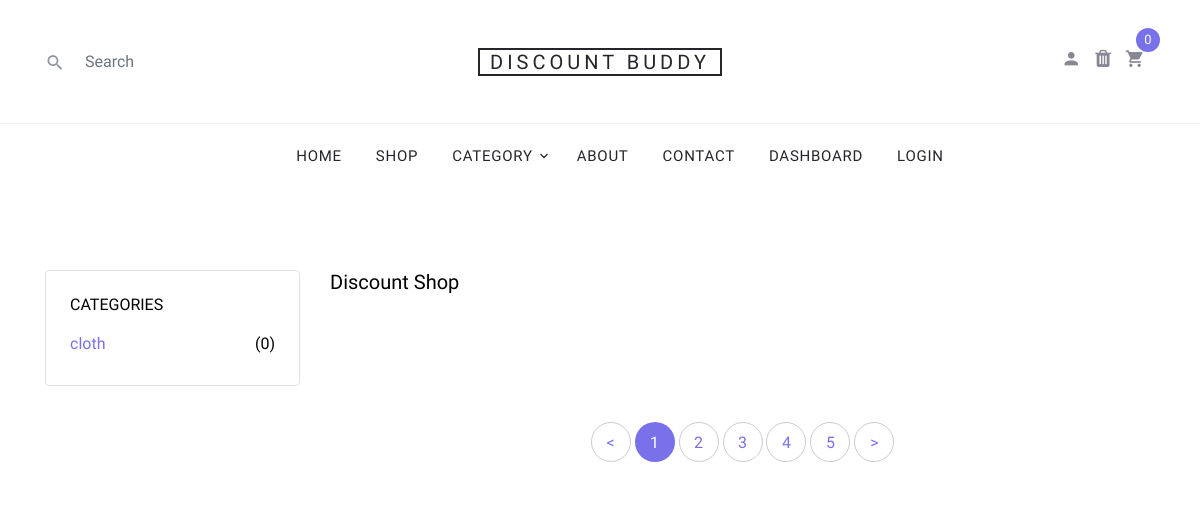
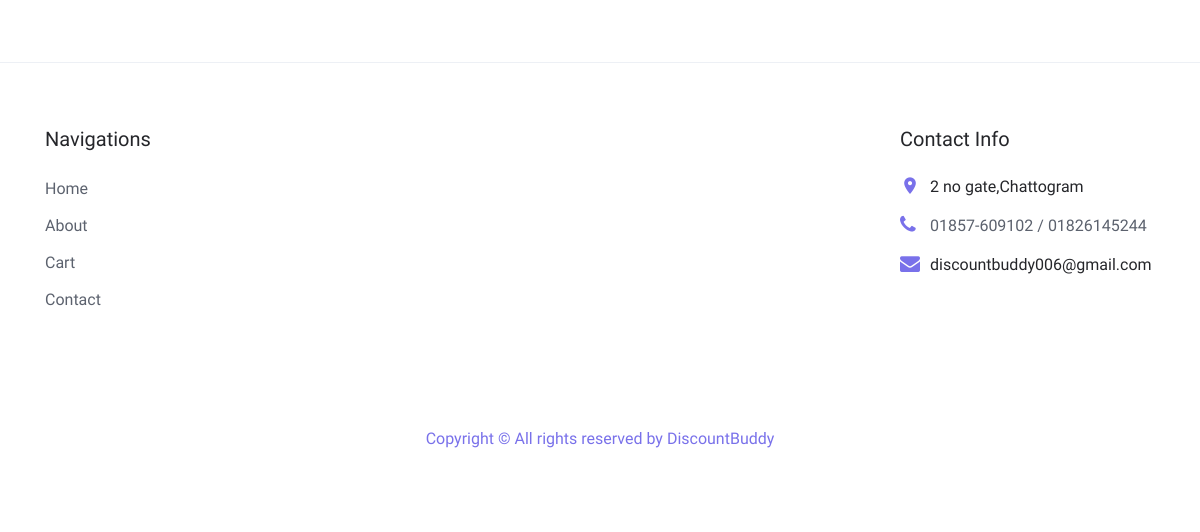
The page /shop on the database as committed earlier (2 pictures, top to bottom).
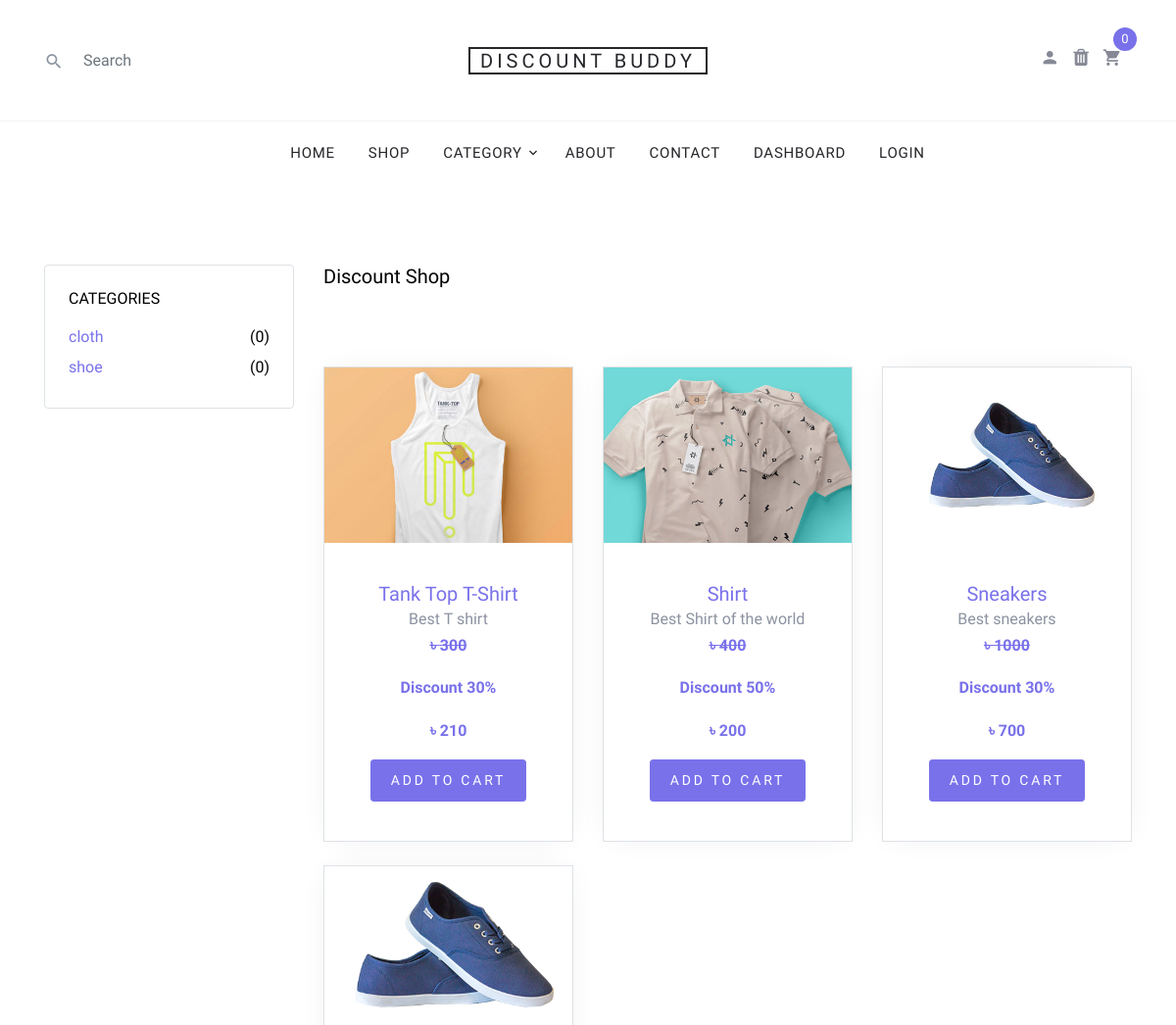
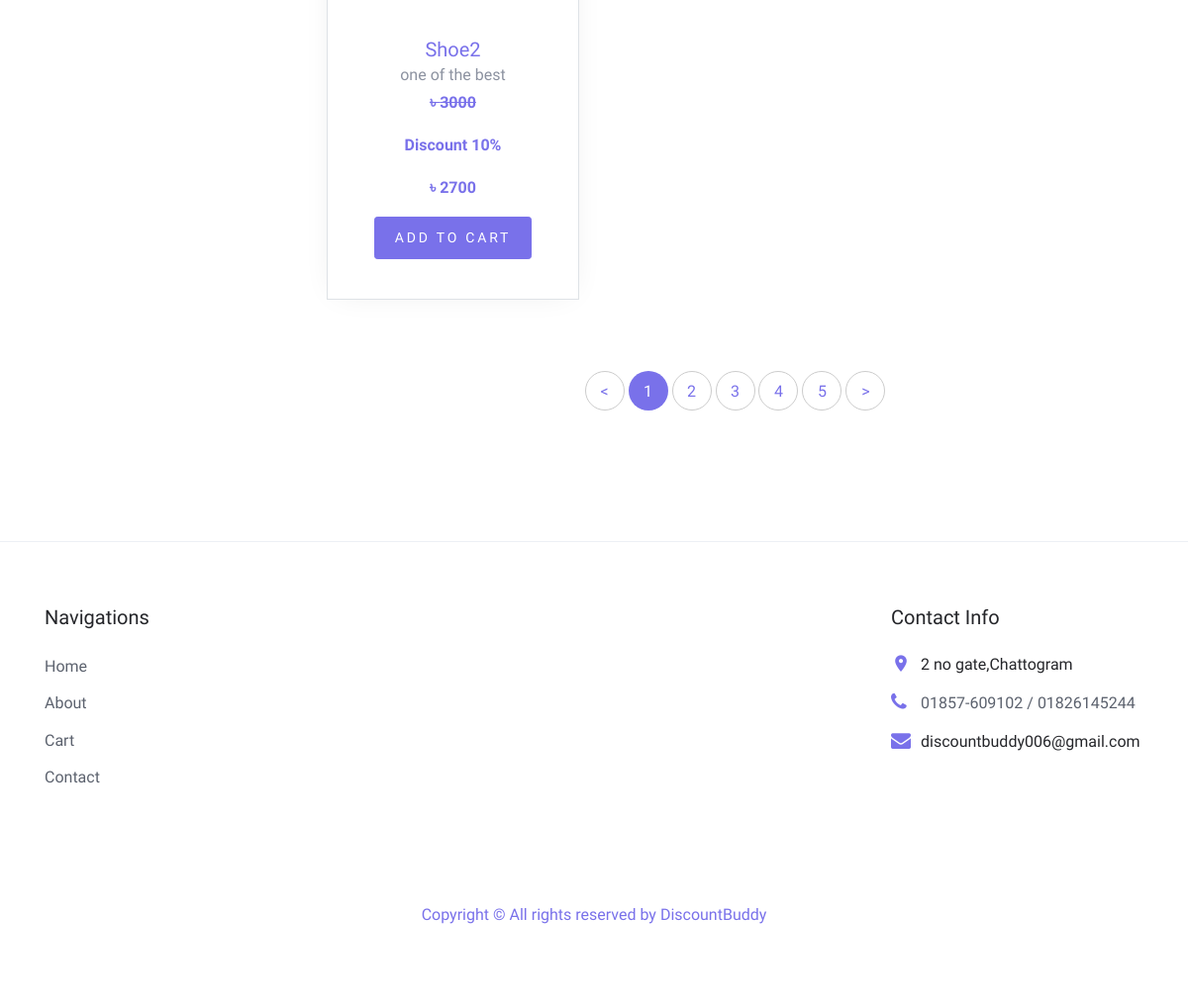
The same page on the database as committed later (2 pictures, top to bottom).
### ecommerce/models.py (models this page shows, shortened)
class Category(models.Model):
    category=models.CharField(max_length=200)
    category_image=models.ImageField(upload_to='static/ecommerce/images')
    def __str__(self):
        return self.category

class Product(models.Model):
    title=models.CharField(max_length=200)
    category=models.ForeignKey(Category,models.CASCADE)
    brand=models.ForeignKey(Brand,models.CASCADE)
    tagline=models.CharField(max_length=100)
    description=models.TextField()
    image=models.ImageField(upload_to='static/ecommerce/images')
    price=models.IntegerField()
    discount=models.IntegerField()
    discount_price=models.IntegerField()
    date=models.DateField()

### ecommerce/views.py (the view)
# urls.py: path("shop",views.shop,name="shop"),
def shop(request, **kwargs):
    products=Product.objects.all()
    categories=Category.objects.all()
    return render(request,"ecommerce/shop.html",{
        "products":products,
        "categories":categories,
    })

### templates/ecommerce/shop.html (shortened to what this page needs)
{% extends "ecommerce/base.html" %}
{% block body %}
{% load static %}
<div class="site-section">
    <div class="container">
        <div class="row mb-5">
            <div class="col-md-9 order-2">
                <div class="row">
                    <div class="col-md-12 mb-5">
                        <div class="float-md-left mb-4">
                            <h2 class="text-black h5">Discount Shop</h2>
                        </div>
                    </div>
                </div>
                <div class="row mb-5" id="shop">
                    {% for product in products %}
                    <div class="col-sm-6 col-lg-4 mb-4" data-aos="fade-up">
                        <div class="block-4 text-center border">
                            <figure class="block-4-image">
                                <a href="product_details/{{product.id}}/{{product.title}}"><img src="{{ product.image }}"
                                        alt="Image placeholder" class="img-fluid"></a>
                            </figure>
                            <div class="block-4-text p-4">
                                <h3><a href="product_details/{{product.id}}/{{product.title}}">{{ product.title }}</a></h3>
                                <p class="mb-0">{{ product.tagline }}</p>
                                <p class="text-primary font-weight-bold"><s>৳ {{product.price}}</s></p>
                                <p class="text-primary font-weight-bold">Discount {{product.discount}}%</p>
                                <p class="text-primary font-weight-bold">৳ {{product.discount_price}}</p>
                                <p><a class="buy-now btn btn-sm btn-primary add-cart" style="color: white;">Add To Cart</a></p>
                            </div>
                        </div>
                    </div>
                    {% endfor %}
                </div>
                <div class="row" data-aos="fade-up">
                    <div class="col-md-12 text-center">
                        <div class="site-block-27">
                            <ul>
                                <li><a href="#">&lt;</a></li>
                                <li class="active"><span>1</span></li>
                                <li><a href="#">2</a></li>
                                <li><a href="#">3</a></li>
                                <li><a href="#">4</a></li>
                                <li><a href="#">5</a></li>
                                <li><a href="#">&gt;</a></li>
                            </ul>
                        </div>
                    </div>
                </div>
            </div>
            <div class="col-md-3 order-1 mb-5 mb-md-0">
                <div class="border p-4 rounded mb-4">
                    <h3 class="mb-3 h6 text-uppercase text-black d-block">Categories</h3>
                    <ul class="list-unstyled mb-0">
                        {% for category in categories %}
                        <li class="mb-1"><a href="{% url 'category' category.id %}" class="d-flex"><span>{{ category.category}}</span> <span
                                    class="text-black ml-auto">(0)</span></a></li>
                        {% endfor %}
                    </ul>
                </div>
            </div>
        </div>
    </div>
</div>
{% endblock %}

### templates/ecommerce/base.html (shortened to what this page needs)
{% load static %}
<!DOCTYPE html>
<html lang="en">
<head>
    <link rel="stylesheet" href="{% static 'ecommerce/fonts/icomoon/style.css' %}">
    <link rel="stylesheet" href="{% static 'ecommerce/css/bootstrap.min.css' %}">
    <link rel="stylesheet" href="{% static 'ecommerce/css/magnific-popup.css' %}">
    <link rel="stylesheet" href="{% static 'ecommerce/css/jquery-ui.css' %}">
    <link rel="stylesheet" href="{% static 'ecommerce/css/owl.carousel.min.css' %}">
    <link rel="stylesheet" href="{% static 'ecommerce/css/owl.theme.default.min.css' %}">
    <link rel="stylesheet" href="{% static 'ecommerce/css/aos.css' %}">
    <link rel="stylesheet" href="{% static 'ecommerce/css/style.css' %}">
</head>
<body>
    <div class="site-wrap">
        <header class="site-navbar" role="banner">
            <div class="site-navbar-top">
                <div class="container">
                    <div class="row align-items-center">
                        <div class="col-6 col-md-4 order-2 order-md-1 site-search-icon text-left">
                            <form action="" class="site-block-top-search">
                                <span class="icon icon-search2"></span>
                                <input type="text" class="form-control border-0" placeholder="Search">
                            </form>
                        </div>
                        <div class="col-12 mb-3 mb-md-0 col-md-4 order-1 order-md-2 text-center">
                            <div class="site-logo">
                                <a href="{% url 'index' %}" class="js-logo-clone">Discount Buddy</a>
                            </div>
                        </div>
                        <div class="col-6 col-md-4 order-3 order-md-3 text-right">
                            <div class="site-top-icons">
                                <ul>
                                    <li><a href="#"><span class="icon icon-person"></span></a></li>
                                    <li><a href="#"><span class="icon icon-trash"></span></a></li>
                                    <li>
                                        <a href="{% url 'cart'%}" class="site-cart">
                                            <span class="icon icon-shopping_cart"></span>
                                            <span class="count" id="cartCounter">0</span>
                                        </a>
                                    </li>
                                </ul>
                            </div>
                        </div>
                    </div>
                </div>
            </div>
            <nav class="site-navigation text-right text-md-center" role="navigation">
                <div class="container">
                    <ul class="site-menu js-clone-nav d-none d-md-block">
                        <li><a href={% url "index" %}>Home</a></li>
                        <li><a href={% url "shop" %}>Shop</a></li>
                        <li class="has-children">
                            <a href="#">Category</a>
                        </li>
                        <li><a href={% url "about" %}>About</a></li>
                        <li><a href={% url "contact" %}>Contact</a></li>
                        <li><a href="{% url 'admin:index' %}">Dashboard</a></li>
                        {% if user.is_authenticated %}
                        <li><a> Wellcome {{ request.user }}</a></li>
                        <li><a href="{% url 'user_logout' %}">Logout</a></li>
                        {% else %}
                        <li><a href="{% url 'login' %}">Login</a></li>
                        {% endif %}
                    </ul>
                </div>
            </nav>
        </header>
        {% block body %} {% endblock %}
        <footer class="site-footer border-top">
            <div class="container">
                <div class="row">
                    <div class="col-lg-6 mb-5 mb-lg-0">
                        <div class="row">
                            <div class="col-md-12">
                                <h3 class="footer-heading mb-4">Navigations</h3>
                            </div>
                            <div class="col-md-6 col-lg-4">
                                <ul class="list-unstyled">
                                    <li><a href="#">Home</a></li>
                                    <li><a href="#">About</a></li>
                                    <li><a href="#">Cart</a></li>
                                    <li><a href="#">Contact</a></li>
                                </ul>
                            </div>
                        </div>
                    </div>
                    <div class="col-md-6 col-lg-3 mb-4 mb-lg-0">
                    </div>
                    <div class="col-md-6 col-lg-3">
                        <div class="block-5 mb-5">
                            <h3 class="footer-heading mb-4">Contact Info</h3>
                            <ul class="list-unstyled">
                                <li class="address">2 no gate,Chattogram</li>
                                <li class="phone"><a href="#">01857-609102 / 01826145244 </li>
                                <li class="email">discountbuddy006@gmail.com</li>
                            </ul>
                        </div>
                    </div>
                </div>
                <div class="row pt-5 mt-5 text-center">
                    <div class="col-md-12">
                        <p>
                            Copyright &copy; All rights reserved by DiscountBuddy</a>
                        </p>
                    </div>
                </div>
            </div>
        </footer>
    </div>
</body>
</html>

Rows that differ between the two databases and show on the page:
added Product: image (picture), title "Tank Top T-Shirt", tagline "Best T shirt", price "300", discount "30", discount_price "210"
added Product: image (picture), title "Shirt", tagline "Best Shirt of the world", price "400", discount "50", discount_price "200"
added Product: image (picture), title "Sneakers", tagline "Best sneakers", price "1000", discount "30", discount_price "700"
added Product: image (picture), title "Shoe2", tagline "one of the best", price "3000", discount "10", discount_price "2700"
added Category: category "shoe"
